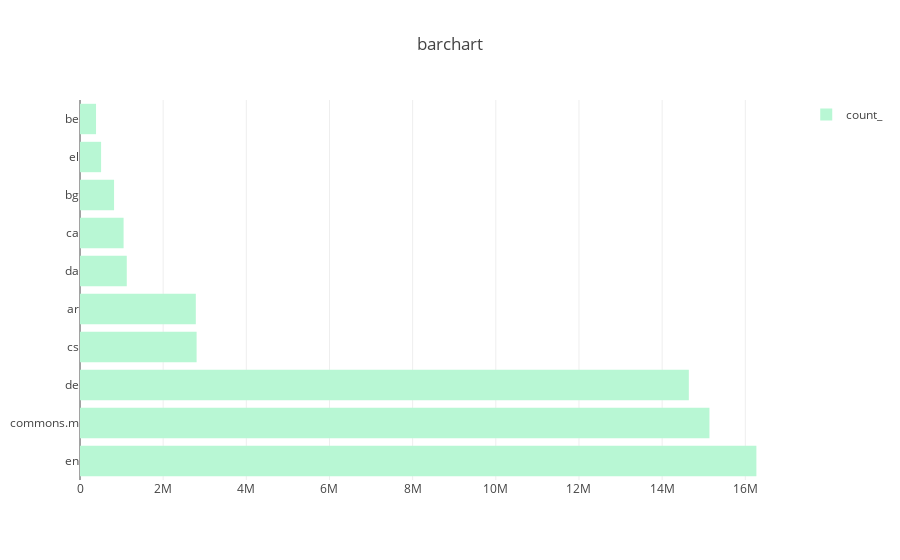

The notebook cell saved with this chart:
### Code cell
%kql Samples@help PageViews | summarize count() by Language | sort by count_ | limit 10 | render barchart

### Figure 1 — Plotly figure (JSON) as saved in the notebook; plotly's stock layout.template omitted (floating-point values rounded to 4 significant figures)
{"data": [{"marker": {"color": "rgb(184, 247, 212)"}, "name": "count_", "orientation": "h", "type": "bar", "x": [16266774, 15137646, 14641824, 2804334, 2785242, 1125036, 1048386, 819522, 507336, 385806], "y": ["en", "commons.m", "de", "cs", "ar", "da", "ca", "bg", "el", "be"]}], "layout": {"showlegend": true, "title": "barchart"}}
